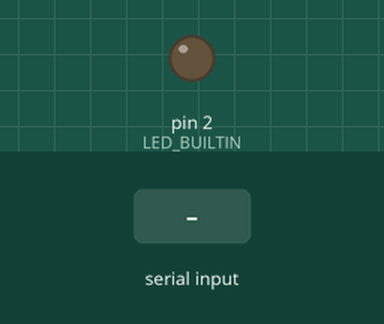
This sketch was run on a simulated Arduino Uno, built with avr-gcc and run on an emulated ATmega328P. Shown: output pins drawn as LEDs (lit = HIGH). The test bench sets the inputs (shaded band).

Above: at 1.2 s.
1.3 s: "O" received over Serial
At 1.7 s:
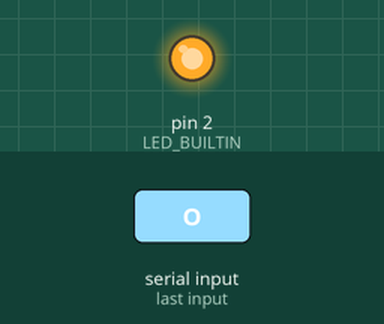
2.8 s: "X" received over Serial
At 4.1 s:
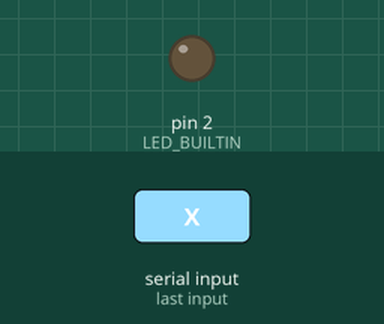
Timing chart, 0 to 5.8 s (numbered marks = the images above; inputs shaded):
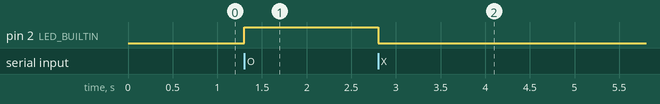

Measured:
- after the input at 1.3 s, pin 2 (LED_BUILTIN): LOW → HIGH at once
- after the input at 2.8 s, pin 2 (LED_BUILTIN): HIGH → LOW at once

The sketch:

Tagid_Conveyor_Control.ino
```cpp
int LED_BUILTIN = 2;

void setup()
  {
    Serial.begin(115200);
    pinMode(LED_BUILTIN, OUTPUT);
  }

void loop()
  {
    if(Serial.available())
      {
        char inChar = (char)Serial.read();
        if(inChar == 'X')
          {
            digitalWrite(LED_BUILTIN, LOW);
            delay(1000);
          }
        else if(inChar == 'O')
          {
            digitalWrite(LED_BUILTIN, HIGH);
            delay(1000);
          }
      }
  }
```
